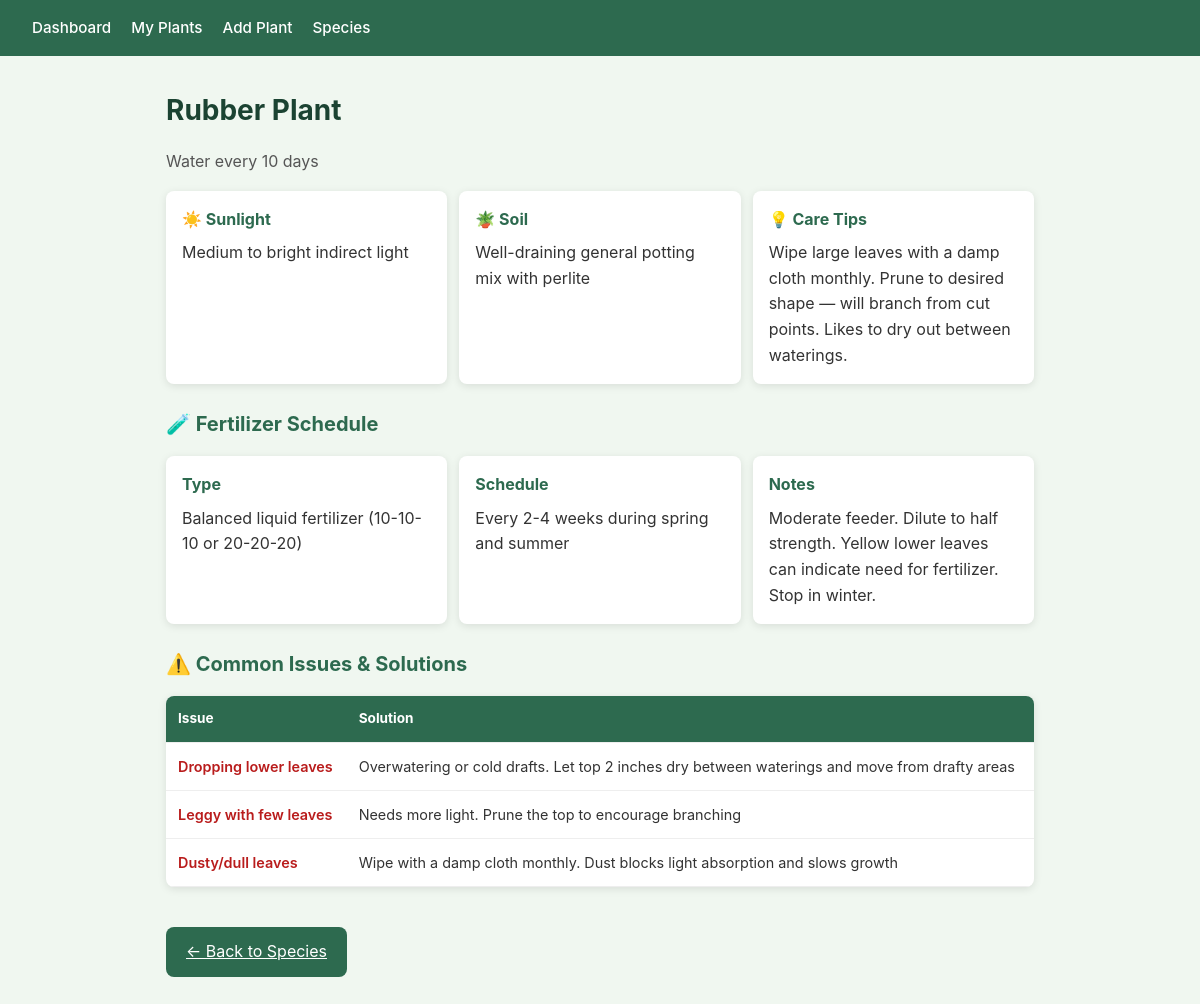
Before: /species/11 with the older database file.
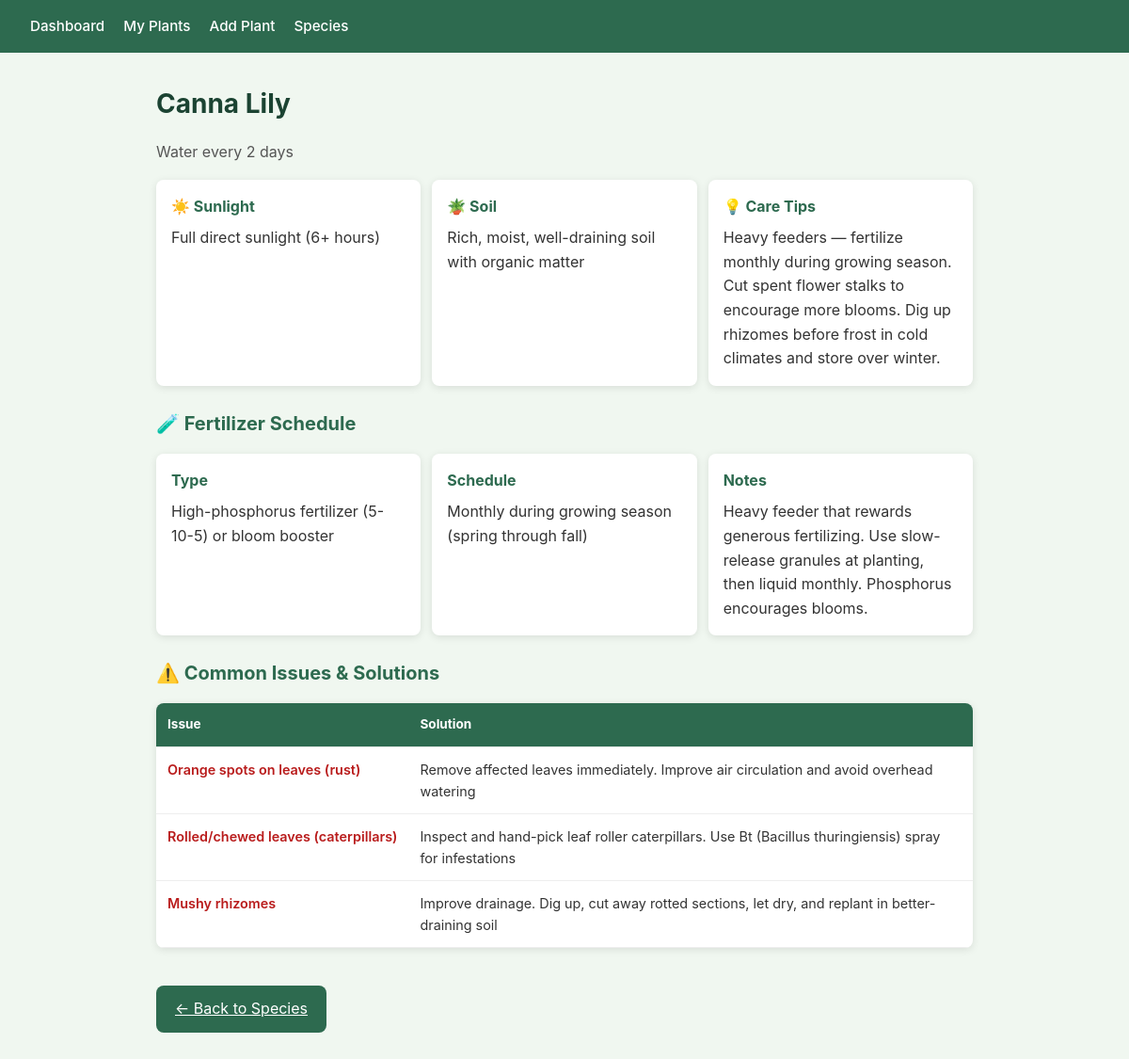
After: the same page with the newer database file.
### app/models.py (models this page shows)
class Species(db.Model):
    id = db.Column(db.Integer, primary_key=True)
    name = db.Column(db.String(100), unique=True, nullable=False)
    watering_interval_days = db.Column(db.Integer, nullable=False)
    sunlight = db.Column(db.String(100))
    soil_type = db.Column(db.String(200))
    common_issues = db.Column(db.Text)
    care_tips = db.Column(db.Text)
    fertilizer_type = db.Column(db.String(200))
    fertilizer_schedule = db.Column(db.String(200))
    fertilizer_notes = db.Column(db.Text)
    plants = db.relationship("Plant", backref="species", lazy=True)
    issues = db.relationship("SpeciesIssue", backref="species", lazy=True)

class SpeciesIssue(db.Model):
    id = db.Column(db.Integer, primary_key=True)
    species_id = db.Column(db.Integer, db.ForeignKey("species.id"), nullable=False)
    issue = db.Column(db.String(200), nullable=False)
    solution = db.Column(db.Text, nullable=False)

### app/routes.py (the view)
@main.route("/species/<int:species_id>")
def species_detail(species_id):
    species = Species.query.get_or_404(species_id)
    return render_template("species_detail.html", species=species)

### app/templates/species_detail.html
{% extends "base.html" %}
{% block content %}
<h1>{{ species.name }}</h1>
<p class="subtitle">Water every {{ species.watering_interval_days }} days</p>
<div class="care-grid">
    {% if species.sunlight %}
    <div class="care-card">
        <h3>☀️ Sunlight</h3>
        <p>{{ species.sunlight }}</p>
    </div>
    {% endif %}
    {% if species.soil_type %}
    <div class="care-card">
        <h3>🪴 Soil</h3>
        <p>{{ species.soil_type }}</p>
    </div>
    {% endif %}
    {% if species.care_tips %}
    <div class="care-card">
        <h3>💡 Care Tips</h3>
        <p>{{ species.care_tips }}</p>
    </div>
    {% endif %}
</div>
{% if species.fertilizer_type or species.fertilizer_schedule %}
<h2>🧪 Fertilizer Schedule</h2>
<div class="care-grid">
    {% if species.fertilizer_type %}
    <div class="care-card">
        <h3>Type</h3>
        <p>{{ species.fertilizer_type }}</p>
    </div>
    {% endif %}
    {% if species.fertilizer_schedule %}
    <div class="care-card">
        <h3>Schedule</h3>
        <p>{{ species.fertilizer_schedule }}</p>
    </div>
    {% endif %}
    {% if species.fertilizer_notes %}
    <div class="care-card">
        <h3>Notes</h3>
        <p>{{ species.fertilizer_notes }}</p>
    </div>
    {% endif %}
</div>
{% endif %}
{% if species.issues %}
<h2>⚠️ Common Issues &amp; Solutions</h2>
<table class="issues-table">
    <thead>
        <tr>
            <th>Issue</th>
            <th>Solution</th>
        </tr>
    </thead>
    <tbody>
        {% for item in species.issues %}
        <tr>
            <td class="issue-cell">{{ item.issue }}</td>
            <td>{{ item.solution }}</td>
        </tr>
        {% endfor %}
    </tbody>
</table>
{% endif %}
<a href="{{ url_for('main.manage_species') }}" class="btn">← Back to Species</a>
{% endblock %}

Changed rows visible on the page:
no longer on this page (row edited): SpeciesIssue: issue "Dropping lower leaves", solution "Overwatering or cold drafts. Let top 2 inches dry between waterings and move from drafty areas"
no longer on this page (row edited): SpeciesIssue: issue "Leggy with few leaves", solution "Needs more light. Prune the top to encourage branching"
no longer on this page (row edited): SpeciesIssue: issue "Dusty/dull leaves", solution "Wipe with a damp cloth monthly. Dust blocks light absorption and slows growth"
changed Species: name "Rubber Plant" → "Canna Lily"; watering_interval_days "10" → "2"; sunlight "Medium to bright indirect light" → "Full direct sunlight (6+ hours)"; soil_type "Well-draining general potting mix with perlite" → "Rich, moist, well-draining soil with organic matter"; care_tips "Wipe large leaves with a damp cloth monthly. Prune to desired shape — will branch from cut points. Likes to dry out between waterings." → "Heavy feeders — fertilize monthly during growing season. Cut spent flower stalks to encourage more blooms. Dig up rhizomes before frost in cold climates and store over winter."; fertilizer_type "Balanced liquid fertilizer (10-10-10 or 20-20-20)" → "High-phosphorus fertilizer (5-10-5) or bloom booster"; fertilizer_schedule "Every 2-4 weeks during spring and summer" → "Monthly during growing season (spring through fall)"; fertilizer_notes "Moderate feeder. Dilute to half strength. Yellow lower leaves can indicate need for fertilizer. Stop in winter." → "Heavy feeder that rewards generous fertilizing. Use slow-release granules at planting, then liquid monthly. Phosphorus encourages blooms."
now on this page (row edited): SpeciesIssue: issue "Orange spots on leaves (rust)", solution "Remove affected leaves immediately. Improve air circulation and avoid overhead watering"
now on this page (row edited): SpeciesIssue: issue "Rolled/chewed leaves (caterpillars)", solution "Inspect and hand-pick leaf roller caterpillars. Use Bt (Bacillus thuringiensis) spray for infestations"
now on this page (row edited): SpeciesIssue: issue "Mushy rhizomes", solution "Improve drainage. Dig up, cut away rotted sections, let dry, and replant in better-draining soil"
